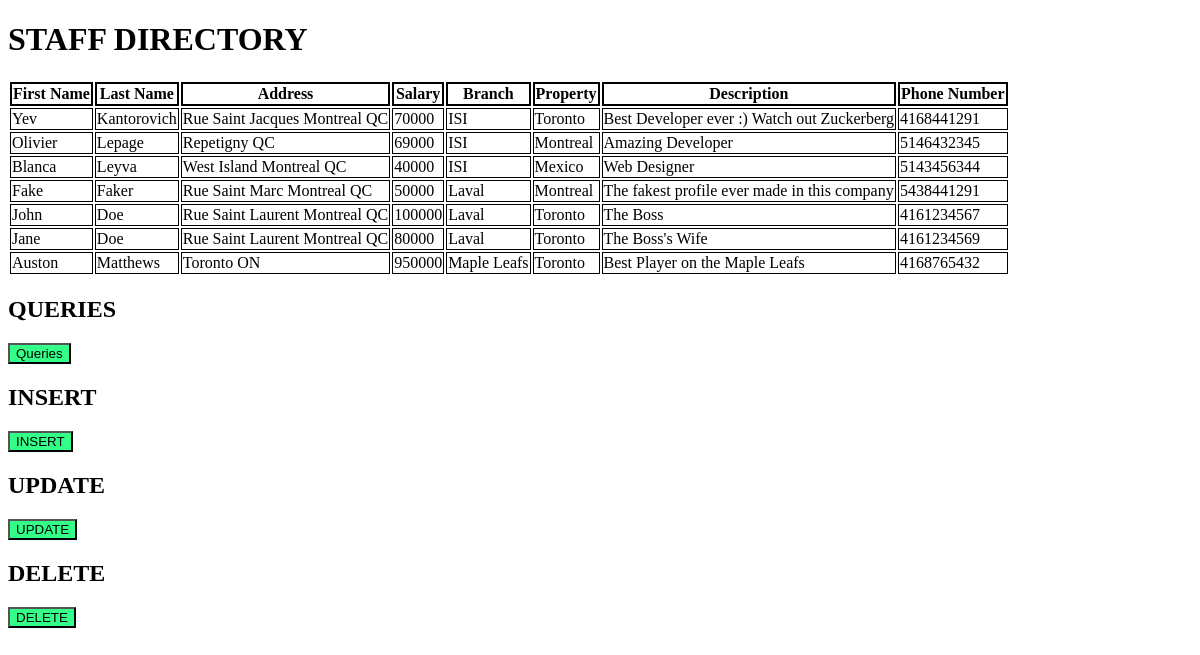
The page / on the database its author committed.
### tables this page shows
create table staff(
id int AUTO_INCREMENT not null,
firstname varchar(70) not null,
lastname varchar(70) not null,
address varchar(150) not null,
salary int not null,
branch varchar(70) not null,
property varchar(70) null,
description varchar(200) null,
phone varchar(12) not null,
PRIMARY KEY (id)
);

### index.php (the view, shortened to what this page needs)
<!DOCTYPE html>
<html>
<head>
</head>
<body>
<h1>STAFF DIRECTORY</h1>
	<?php
	$server = 'localhost';
	$user = 'yev';
	$pass = 'admin';
	$mydb = 'ykantoro_mydb';
	$table_name = 'staff';
	$connect = mysqli_connect($server, $user, $pass, $mydb);
	if (!$connect) {
	    print("can't connect");
	    die("Cannot connect to $server using $user");
	}
	else {
	    $SQLcmd = "select firstname,lastname,address,salary,branch,property,description,phone from {$table_name}";
	    mysqli_select_db($connect, $mydb);
	    $results = mysqli_query($connect, $SQLcmd);
	    echo "<table>
                <tr>
                    <th style='border:2px solid black'>First Name</th>
                    <th style='border:2px solid black'>Last Name</th>
                    <th style='border:2px solid black'>Address</th>
                    <th style='border:2px solid black'>Salary</th>
                    <th style='border:2px solid black'>Branch</th>
                    <th style='border:2px solid black'>Property</th>
                    <th style='border:2px solid black'>Description</th>
                    <th style='border:2px solid black'>Phone Number</th>
                </tr>";
	    while ($row = mysqli_fetch_row($results)){
	        echo "<tr>";
	        foreach ($row as $field) {
	            echo "<td style='border:1px solid black'>". $field ."</td>";
	        }
	    }
	    echo "</table>";
	}
	?>
	<form action="view/staff.php">
		<h2>QUERIES</h2>
		<button name="show">Queries</button>
	</form>
	<form action="view/login.php">
		<h2>INSERT</h2>
		<button name="show">INSERT</button>
	</form>
	<form action="view/staff-update.php">
		<h2>UPDATE</h2>
		<button name="show">UPDATE</button>
	</form>
	<form action="view/staff-delete.php">
		<h2>DELETE</h2>
		<button name="show">DELETE</button>
	</form>
</body>
</html>

### index.php (style rules this page uses)
form { margin-top:20px; }
button[name="show"] { background-color:#3f8; }

### rows shown on the page
staff: firstname "Yev", lastname "Kantorovich", address "Rue Saint Jacques Montreal QC", salary "70000", branch "ISI", property "Toronto", description "Best Developer ever :) Watch out Zuckerberg", phone "4168441291"
staff: firstname "Olivier", lastname "Lepage", address "Repetigny QC", salary "69000", branch "ISI", property "Montreal", description "Amazing Developer", phone "5146432345"
staff: firstname "Blanca", lastname "Leyva", address "West Island Montreal QC", salary "40000", branch "ISI", property "Mexico", description "Web Designer", phone "5143456344"
staff: firstname "Fake", lastname "Faker", address "Rue Saint Marc Montreal QC", salary "50000", branch "Laval", property "Montreal", description "The fakest profile ever made in this company", phone "5438441291"
staff: firstname "John", lastname "Doe", address "Rue Saint Laurent Montreal QC", salary "100000", branch "Laval", property "Toronto", description "The Boss", phone "4161234567"
staff: firstname "Jane", lastname "Doe", address "Rue Saint Laurent Montreal QC", salary "80000", branch "Laval", property "Toronto", description "The Boss's Wife", phone "4161234569"
staff: firstname "Auston", lastname "Matthews", address "Toronto ON", salary "950000", branch "Maple Leafs", property "Toronto", description "Best Player on the Maple Leafs", phone "4168765432"
